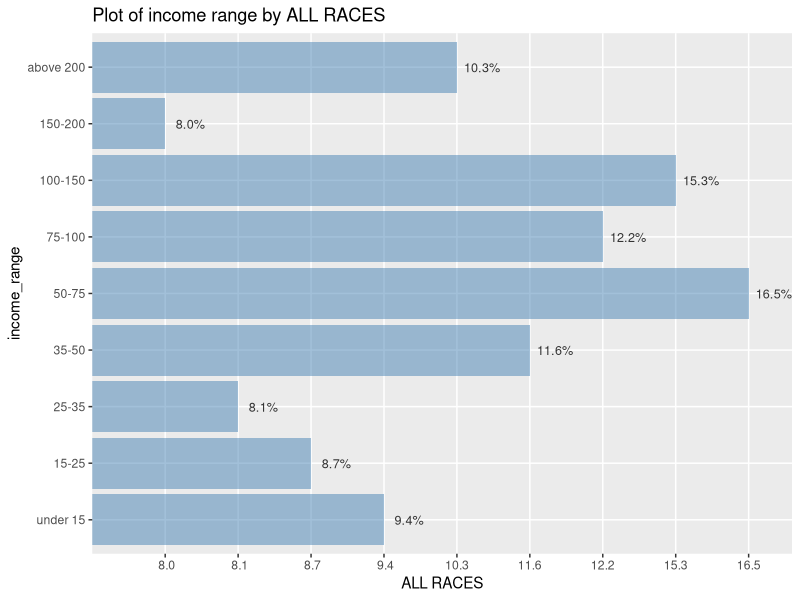
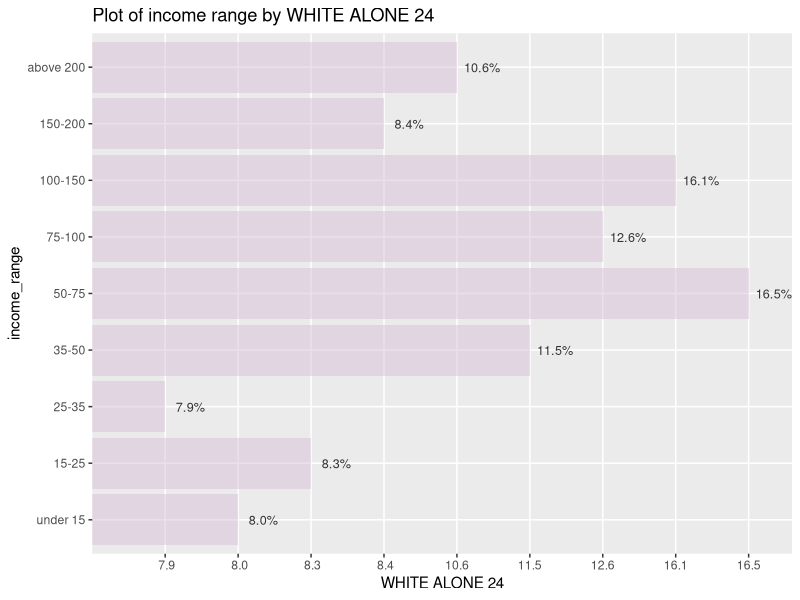
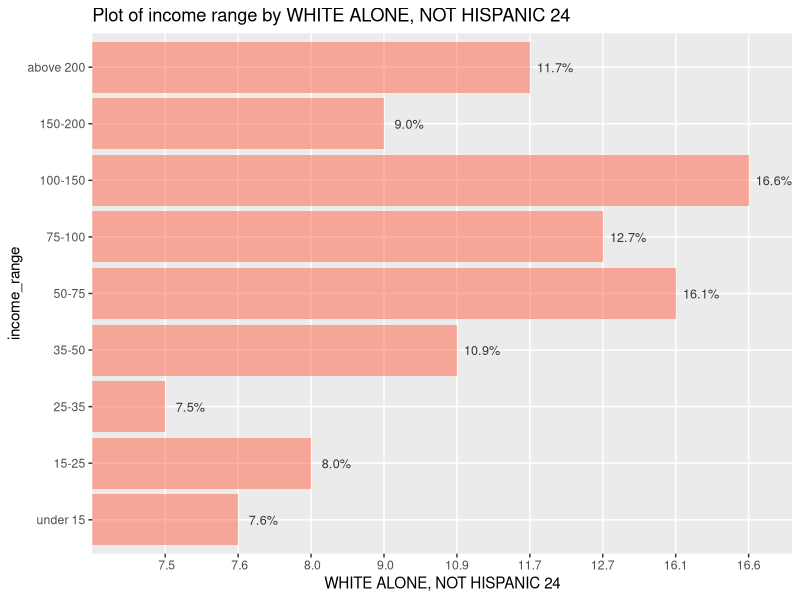
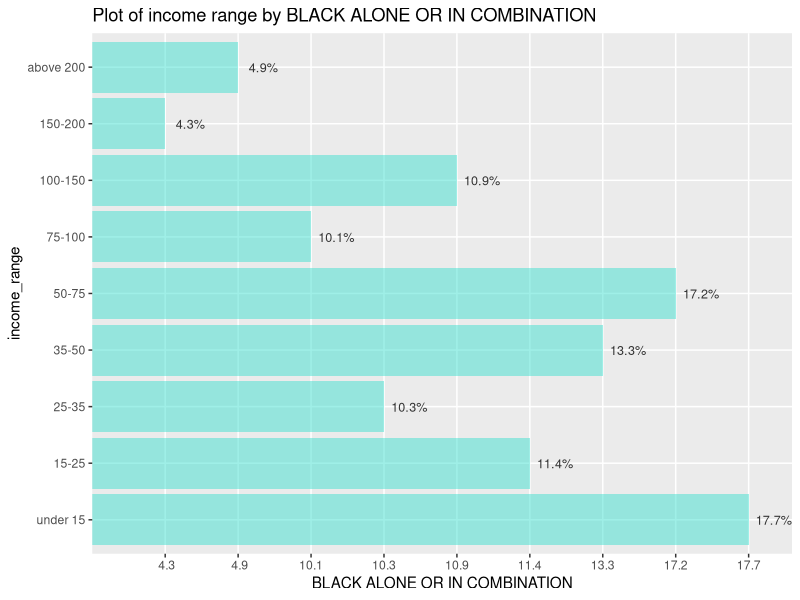
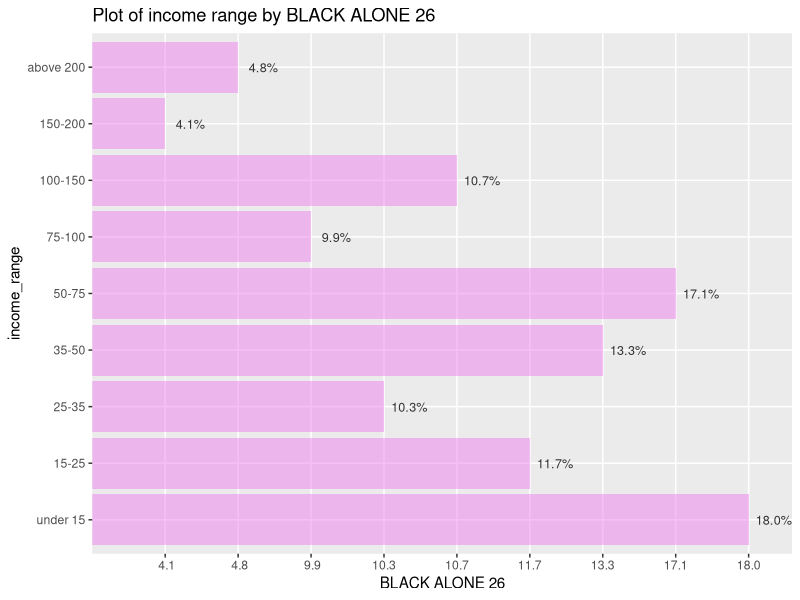
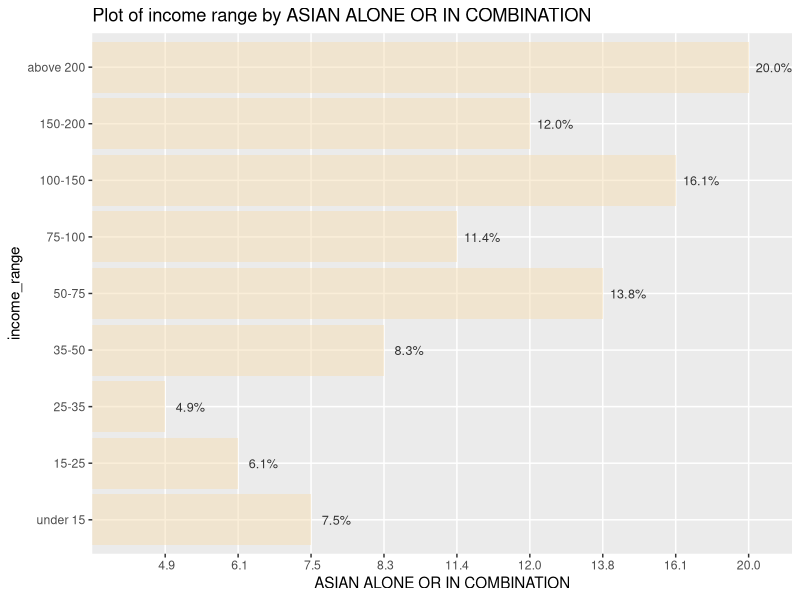
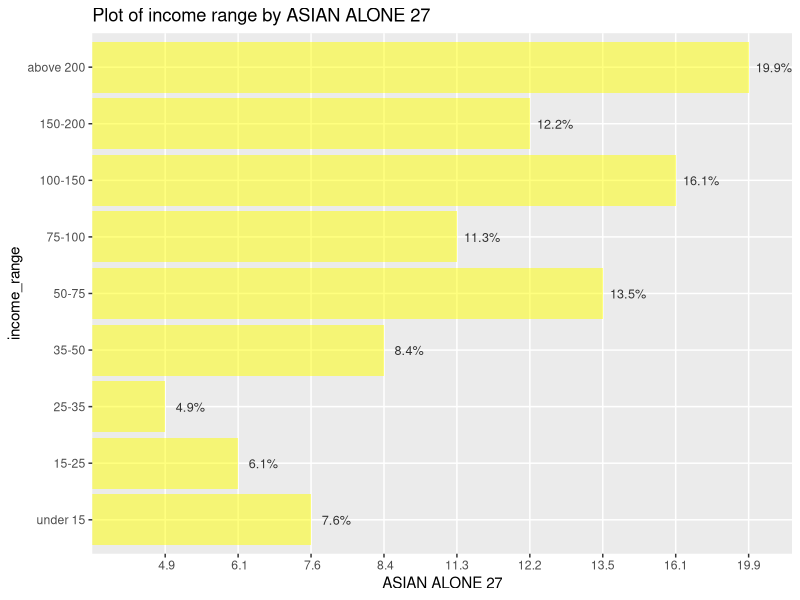
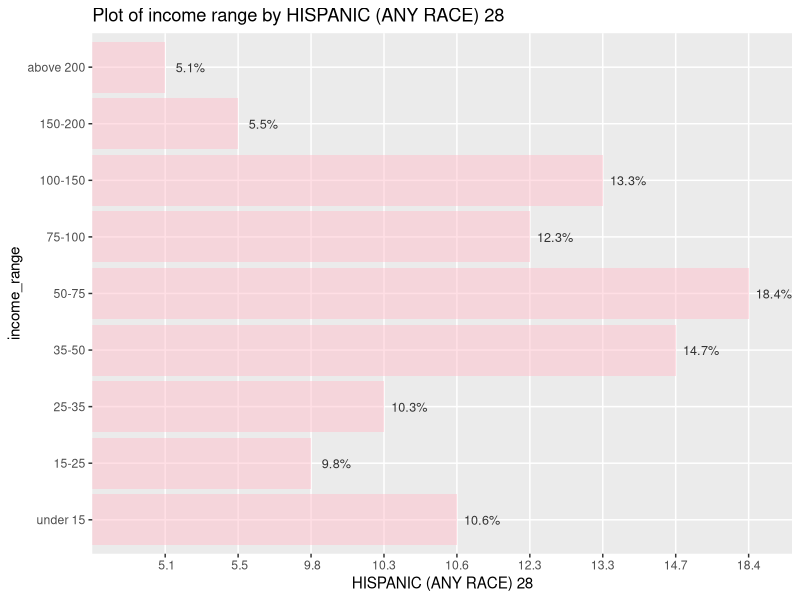

The R script that drew these images, in order: (Note: this script raises an error after producing the figures.)
## ---- chunk 1
data_15_20_household <- read.csv("data_train/data_15_20_household.csv")
data_15_20_race <- read.csv("data_train/data_15_20_race.csv")
data_15_20_region <- read.csv("data_train/data_15_20_region.csv")
data_19_20_edu <- read.csv("data_train/data_19_20_edu.csv")
data_20_age <- read.csv("data_train/data_20_age.csv")
fm_ern_new <- read.csv("data_train/fm_ern_new.csv")
house_67_20_new <- read.csv("data_train/house_67_20_new.csv")
library(dplyr)
library(tidyverse)
library(tidyr)
library(tibble)
library(ggplot2)
a <- house_67_20_new %>% 
  filter(.,Year == 2020) %>%
  select(c(4:12,17))

b <- as.data.frame(t(a))

colnames(b)<-b[10,]
b <- b[-10,]
b$income_perc <- c("under 15", "15-25","25-35","35-50","50-75","75-100","100-150","150-200","above 200")
b$income_perc=as.factor(b$income_perc)

# 2*4

  race_col <- b[,1]
bar1<- ggplot(b,aes(fct_relevel(income_perc,"under 15",
                         "15-25","25-35","35-50","50-75","75-100","100-150","150-200","above 200"),race_col))+
  geom_bar(stat="identity", fill = "steelblue", alpha = 0.5) + 
  xlab("income_range")+
    ylab("ALL RACES")+
  coord_flip()+
    geom_text(aes(label = paste0(race_col, "%")), color = "gray20", hjust =-0.2,size=3.2)+ggtitle("Plot of income range by ALL RACES")
  

    race_col2 <- b[,2]
bar2<-  ggplot(b,aes(fct_relevel(income_perc,"under 15",
                         "15-25","25-35","35-50","50-75","75-100","100-150","150-200","above 200"),race_col2))+
  geom_bar(stat="identity", fill = "thistle", alpha = 0.5) + 
  xlab("income_range")+
    ylab("WHITE ALONE 24")+
  coord_flip()+
    geom_text(aes(label = paste0(race_col2, "%")), color = "gray20", hjust =-0.2,size=3.2)+ggtitle("Plot of income range by WHITE ALONE 24")
  
      race_col3 <- b[,3]
  bar3<-ggplot(b,aes(fct_relevel(income_perc,"under 15",
                         "15-25","25-35","35-50","50-75","75-100","100-150","150-200","above 200"),race_col3))+
  geom_bar(stat="identity", fill = "tomato", alpha = 0.5) + 
  xlab("income_range")+
    ylab("WHITE ALONE, NOT HISPANIC 24")+
  coord_flip()+
    geom_text(aes(label = paste0(race_col3, "%")), color = "gray20", hjust =-0.2,size=3.2)+ggtitle("Plot of income range by WHITE ALONE, NOT HISPANIC 24")
  
      race_col4 <- b[,4]
bar4<-  ggplot(b,aes(fct_relevel(income_perc,"under 15",
                         "15-25","25-35","35-50","50-75","75-100","100-150","150-200","above 200"),race_col4))+
  geom_bar(stat="identity", fill = "turquoise", alpha = 0.5) + 
  xlab("income_range")+
    ylab("BLACK ALONE OR IN COMBINATION")+
  coord_flip()+
    geom_text(aes(label = paste0(race_col4, "%")), color = "gray20", hjust =-0.2,size=3.2)+ggtitle("Plot of income range by BLACK ALONE OR IN COMBINATION")
  

  
      race_col5 <- b[,5]
bar5<-  ggplot(b,aes(fct_relevel(income_perc,"under 15",
                         "15-25","25-35","35-50","50-75","75-100","100-150","150-200","above 200"),race_col5))+
  geom_bar(stat="identity", fill = "violet", alpha = 0.5) + 
  xlab("income_range")+
    ylab("BLACK ALONE 26")+
  coord_flip()+
    geom_text(aes(label = paste0(race_col5, "%")), color = "gray20", hjust =-0.2,size=3.2)+ggtitle("Plot of income range by BLACK ALONE 26")
  
      race_col6 <- b[,6]
bar6<-  ggplot(b,aes(fct_relevel(income_perc,"under 15",
                         "15-25","25-35","35-50","50-75","75-100","100-150","150-200","above 200"),race_col6))+
  geom_bar(stat="identity", fill = "wheat", alpha = 0.5) + 
  xlab("income_range")+
    ylab("ASIAN ALONE OR IN COMBINATION")+
  coord_flip()+
    geom_text(aes(label = paste0(race_col6, "%")), color = "gray20", hjust =-0.2,size=3.2)+ggtitle("Plot of income range by ASIAN ALONE OR IN COMBINATION")
  
      race_col7 <- b[,7]
 bar8<- ggplot(b,aes(fct_relevel(income_perc,"under 15",
                         "15-25","25-35","35-50","50-75","75-100","100-150","150-200","above 200"),race_col7))+
  geom_bar(stat="identity", fill = "yellow", alpha = 0.5) + 
  xlab("income_range")+
    ylab("ASIAN ALONE 27")+
  coord_flip()+
    geom_text(aes(label = paste0(race_col7, "%")), color = "gray20", hjust =-0.2,size=3.2)+ggtitle("Plot of income range by ASIAN ALONE 27")
  
      race_col8 <- b[,8]
bar9<-  ggplot(b,aes(fct_relevel(income_perc,"under 15",
                         "15-25","25-35","35-50","50-75","75-100","100-150","150-200","above 200"),race_col8))+
  geom_bar(stat="identity", fill = "pink", alpha = 0.5) + 
  xlab("income_range")+
    ylab("HISPANIC (ANY RACE) 28")+
  coord_flip()+
    geom_text(aes(label = paste0(race_col8, "%")), color = "gray20", hjust =-0.2,size=3.2)+ggtitle("Plot of income range by HISPANIC (ANY RACE) 28")
library(ggpubr) 
ggarrange(bar1,bar2,bar3,bar4,bar5,bar6,bar7,bar8,nrow=4,ncol=3) 
  
  

  
## ---- chunk 2

#stacked bar chart for education


ggplot(data_19_20_edu, aes(fill=Education, y=median_income, x=Year)) + 
    geom_bar(position="stack", stat="identity")+ggtitle("Stacked Barchart for income by education 19-20")+coord_flip()+ scale_x_continuous(breaks = seq(2019, 2020, by = 1))+scale_y_continuous(labels = scales::dollar_format())
## ---- chunk 3
library(ggplot2)
data_20_household <-data_15_20_household[which(data_15_20_household$Year==2020),]
hhbar1<-ggplot(data_20_household,aes(x=Type.of.Households,y=median_income))+  geom_bar(stat="identity", fill = "aquamarine", alpha = 0.7)+ scale_x_discrete(guide = guide_axis(angle = 90))+ggtitle("type of household by median_income in 2020")+
  scale_y_continuous(labels = scales::dollar_format()) 

data_20_region <- data_15_20_region[which(data_15_20_region$Year==2020),]
regionbar2<-ggplot(data_20_region,aes(x=Region,y=median_income))+  geom_bar(stat="identity", fill = "cadetblue", alpha = 0.7) +ggtitle("Region by median_income in 2020")

ggarrange(hhbar1,regionbar2,ncol=1,nrow=2, vjust = 1.5)
## ---- chunk 4
fm_ern %>% filter(Year>2014)
